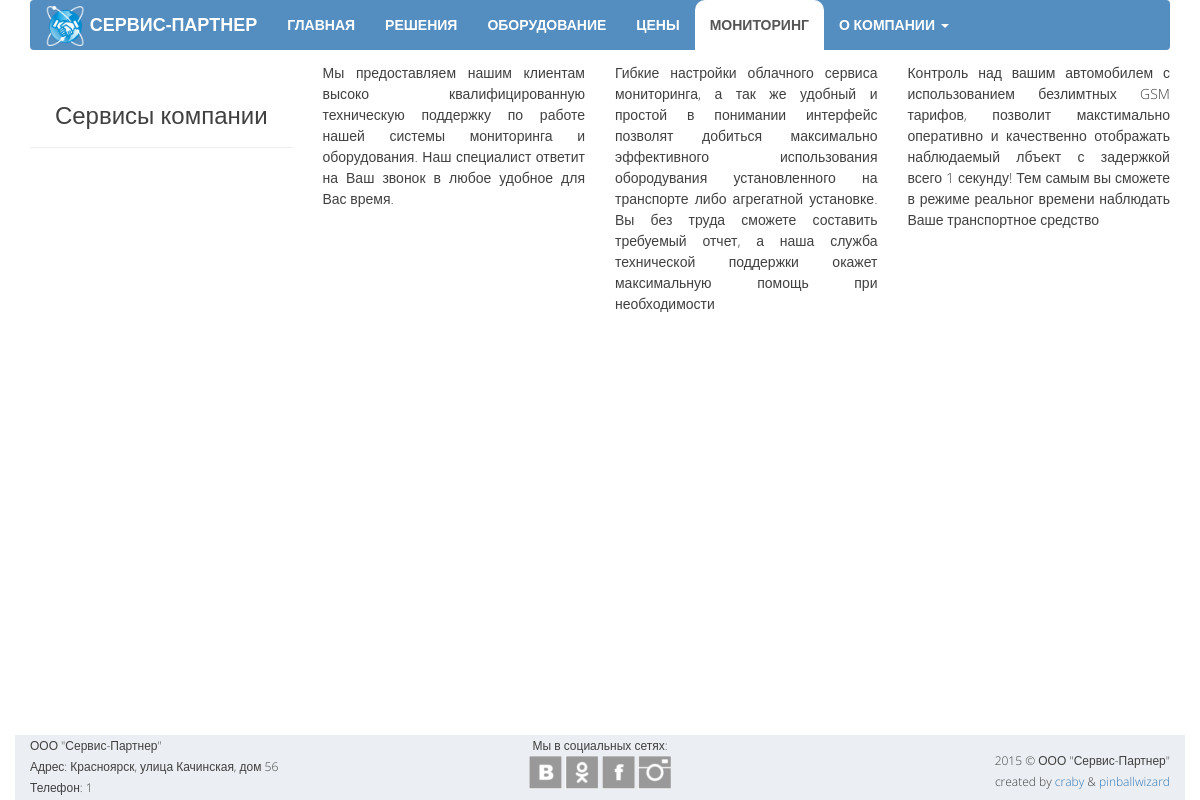
The app's page /services, older data.
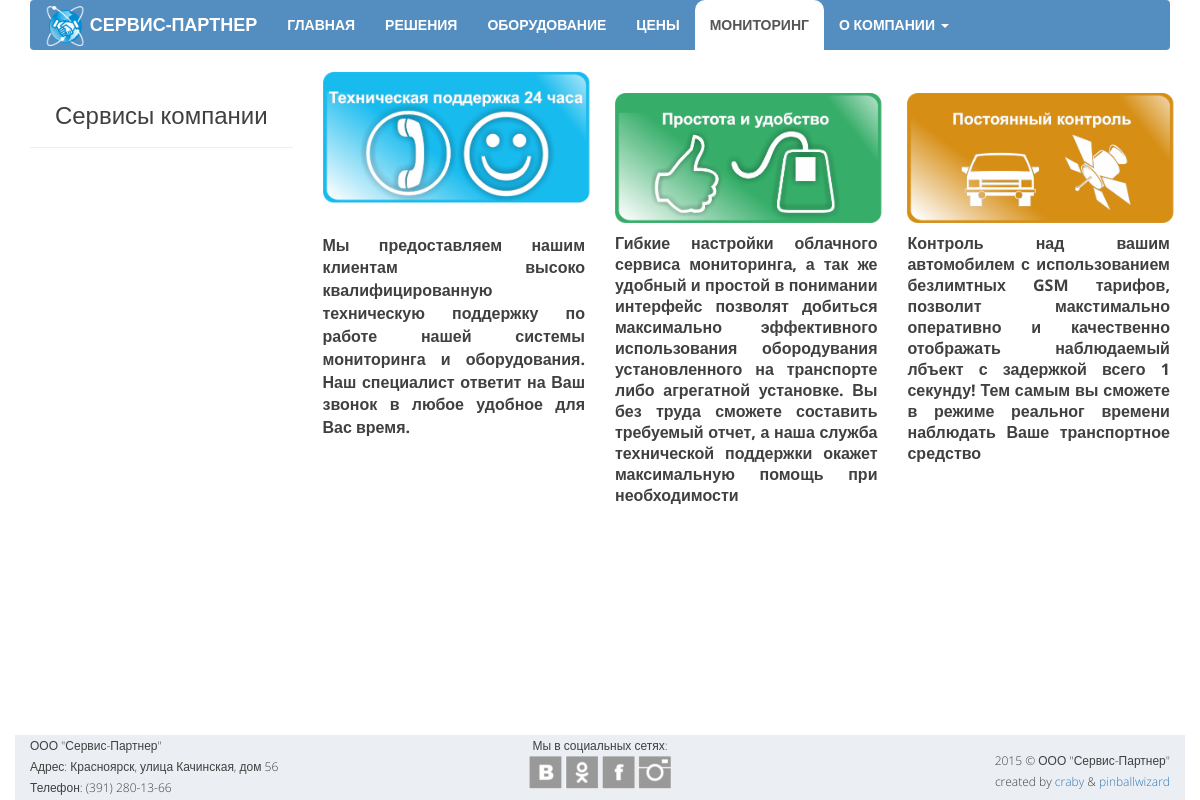
The same page, newer data.
### opensky/models.py (models this page shows, shortened)
class Service(models.Model):
    header = models.CharField("Заголовок", max_length=100)
    text = models.TextField("Описание", max_length=10000)

class Office(models.Model):
    MAP_CHOICES = (
        ('yandex#map', 'Схема'),
        ('yandex#satellite', 'Спутник'),
        ('yandex#hybrid', 'Гибрид'),
        ('yandex#publicMap', 'Народная'),
        ('yandex#publicMapHybrid', 'Народная+Гибрид'),
    )
    address = models.CharField("Контактный адресс", max_length=100, blank=True)
    email = models.EmailField("Контактная почта", max_length=50, blank=True)
    phone1 = models.CharField("Телефон офиса", max_length=15, blank=True)
    phone2 = models.CharField("Телефон техподдержки", max_length=15, blank=True)
    latitude = models.CharField("Широта", max_length=10)
    longitude = models.CharField("Долгота", max_length=10)
    maptype = models.CharField("Тип карты", max_length=30, choices=MAP_CHOICES, default='yandex#map')

### opensky/views.py (the view)
# urls.py: url(r'^services', views.services, name='services'),
def services(request):
    data = {
        'services': Service.objects.all(),
        'widgets': SocialWidget.objects.all(),
        'office': Office.objects.get(pk=1),
    }
    return render(request, 'opensky/services.html', data)

### opensky/templates/opensky/services.html (shortened to what this page needs)
{% extends "opensky/template.html" %}
{% block body %}
    <div class="container text-center">
        <div class="row">
            <div class="col-md-3">
                <div class="page-header text-center">
                    <h3>Сервисы компании</h3>
                </div>
            </div>
            <div class="col-md-9">
                <div class="row">
                    {% for service in services %}
                        <div class="col-md-4 text-justify">
                            <p>{{ service.text|safe }}</p>
                        </div>
                    {% endfor %}
                </div>
            </div>
        </div>
    </div>
{% endblock %}

### opensky/templates/opensky/template.html (shortened to what this page needs)
<!DOCTYPE html>
<html>
<head lang="en">
    {% load staticfiles %}
    <link rel="stylesheet" href="https://maxcdn.bootstrapcdn.com/bootstrap/3.3.4/css/bootstrap.min.css">
    <link href="{% static 'opensky/style/mystyle.css' %}" rel="stylesheet">
</head>
<body>
    {% block header %}
    <header class="header">
        <div class="container">
            <nav class="navbar navbar-default">
                <div class="navbar-header hidden-sm">
                    <a class="navbar-brand" href="{% url 'home' %}">
                        <img src="{% static 'opensky/images/logo-small.png' %}" height="40px" width="40px">
                        <span class="hidden-md">СЕРВИС-ПАРТНЕР</span>
                    </a>
                </div>
                <div class="collapse navbar-collapse" id="myNavbar">
                    <ul class="mynav nav navbar-nav">
                        <li><a href="{% url 'home' %}">ГЛАВНАЯ</a></li>
                        <li><a href="{% url 'features' %}">РЕШЕНИЯ</a></li>
                        <li><a href="{% url 'equipment' %}">ОБОРУДОВАНИЕ</a></li>
                        <li><a href="{% url 'pricing' %}">ЦЕНЫ</a></li>
                        <li><a href="{% url 'services' %}">МОНИТОРИНГ</a></li>
                        <li class="dropdown text-nowrap">
                            <a class="dropdown-toggle" data-toggle="dropdown" id="menu1" href="#">
                                О КОМПАНИИ
                                <span class="caret"></span>
                            </a>
                        </li>
                    </ul>
                </div>
            </nav>
        </div>
    </header>
    {% endblock header %}
    {% block body %}
    {% endblock body %}
    <footer class="footer">
        <div class="container">
            <div class="row">
                <div class="col-md-4 hidden-xs hidden-sm">
                    ООО "Сервис-Партнер"<br>
                    Адрес: {{ office.address }}<br>
                    Телефон: {{ office.phone1 }}
                </div>
                <div class="col-md-4 col-xs-6 text-center">
                    Мы в социальных сетях:<br>
                    {% for widget in widgets %}
                        <a href="{{ widget.url }}"><div class="s-l {{ widget.name }}"></div></a>
                    {% endfor %}
                </div>
                <div class="col-md-4 col-xs-6 text-right">
                    <span>2015 © ООО "Сервис-Партнер"<br> created by
                        <a href="https://github.com/craby-c">craby</a> &
                        <a href="https://github.com/pinballwizard">pinballwizard</a>
                    </span>
                </div>
            </div>
        </div>
    </footer>
</body>
</html>

Row changes from the older to the newer data that the page shows:
changed Service (number 1 of 3 on the later page): text: picture added
changed Service (number 2 of 3 on the later page): text: picture added
changed Service (number 3 of 3 on the later page): text: picture added
changed Office "Красноярск, улица Качинская, дом 56": phone1 "1" → "(391) 280-13-66"
